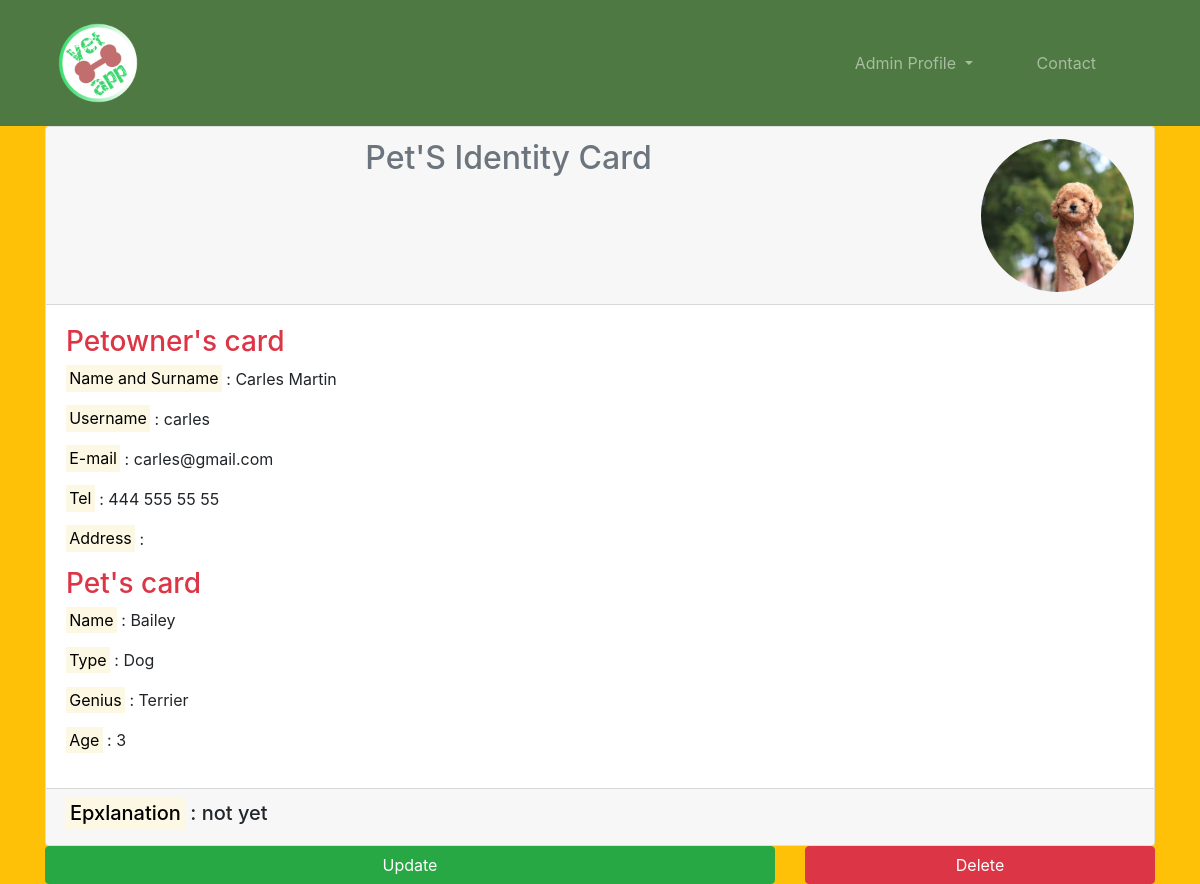
/pet/detail/34 (signed in), run on the app's committed database.
### pet/models.py (models this page shows)
class Pet(models.Model):
    petowner = models.ForeignKey("auth.user", on_delete=models.CASCADE)
    image = models.FileField(null=True, blank=True, verbose_name="Image")
    type = models.CharField(max_length=20, verbose_name="Type")
    genius = models.CharField(max_length=20, verbose_name="Genius")
    name = models.CharField(max_length=20, verbose_name="Name")
    age = models.CharField(max_length=4, verbose_name="Age")
    explanation = models.TextField(verbose_name="Explanation")
    created_date = models.DateField(auto_now_add=True, verbose_name="Created Date")

### user/models.py (models this page shows, shortened)
class Petowner(models.Model):
    user = models.OneToOneField(User, null=True, blank=False, verbose_name="User", on_delete=models.CASCADE)
    tel = models.CharField(max_length=13, verbose_name="Phone")
    address = models.CharField(max_length=100, verbose_name="Address")
    class Meta:
        verbose_name_plural = "Additional information for the user"

### pet/views.py (the view)
# urls.py: path('detail/<int:id>', views.detail, name='detail'),
@login_required(login_url="user:login")
@user_passes_test(lambda u: u.is_superuser)
def detail(request,id):
    pet = get_object_or_404(Pet, id=id) #önemli çekilecek veri bu
    user = get_object_or_404(User, pet=pet)
    petowner = get_object_or_404(Petowner, user=user)
    return render(request, "detail.html", {"pet":pet, "user":user, "petowner":petowner})

### templates/detail.html (shortened to what this page needs)
{% extends "base.html" %}
{% block body %}
    <header class="container-fluid bg-warning">
        <div class="container">
            <div class="card">
                <div class="card-header text-center">
                    <div class="row">
                        <div class="col-md-9 col-lg-10">
                            <h2 class="text-center text-muted">Pet'S Identity Card</h2>
                        </div>
                        <div class="col-md-3 col-lg-2">
                            {% if pet.image %}
                                <img src="{{pet.image.url}}" class="img-fluid rounded-circle">
                            {% endif %}
                        </div>
                    </div>
                </div>
                <div class="card-body">
                        <h3 class="text-danger">Petowner's card</h3>
                        <p><mark>Name and Surname</mark> : {{pet.petowner.first_name}} {{pet.petowner.last_name}}</p>
                        <p><mark>Username</mark> : {{pet.petowner}}</p>
                        <p><mark>E-mail</mark> : {{pet.petowner.email}}</p>
                        <p><mark>Tel</mark> : {{petowner.tel}}</p>
                        <p><mark>Address</mark> : {{petowner.addres}}</p>
                        <h3 class="text-danger">Pet's card</h3>
                        <p><mark>Name</mark> : {{pet.name}}</p>
                        <p><mark>Type</mark> : {{pet.type}}</p>
                        <p><mark>Genius</mark> : {{pet.genius}}</p>
                        <p><mark>Age</mark> : {{pet.age}}</p>
                </div>
                <div class="card-footer">
                    <div class="row">
                        <div class="col-12">
                            <h5><mark>Epxlanation</mark> : {{pet.explanation}}</h5>
                        </div>
                    </div>
                </div>
            </div>
            <div class="row">
                <div class="col-8">
                    <a class="btn btn-success d-block w-100" href="/pet/update/{{pet.id}}">Update</a>
                </div>
                <div class="col-4">
                    <a class="btn btn-danger d-block w-100" href="/pet/delete/{{pet.id}}">Delete</a>
                </div>
            </div>
        </div>
    </header>
{% endblock %}

### static/css/style.css (style rules this page uses)
body { margin: 0 !important; padding: 0 !important; }

### data on the page
Pet: image (picture), petowner.first_name "Carles", petowner.last_name "Martin", petowner "carles", petowner.email "carles@gmail.com", name "Bailey", type "Dog", genius "Terrier", age "3", explanation "not yet"
Petowner: tel "444 555 55 55"
